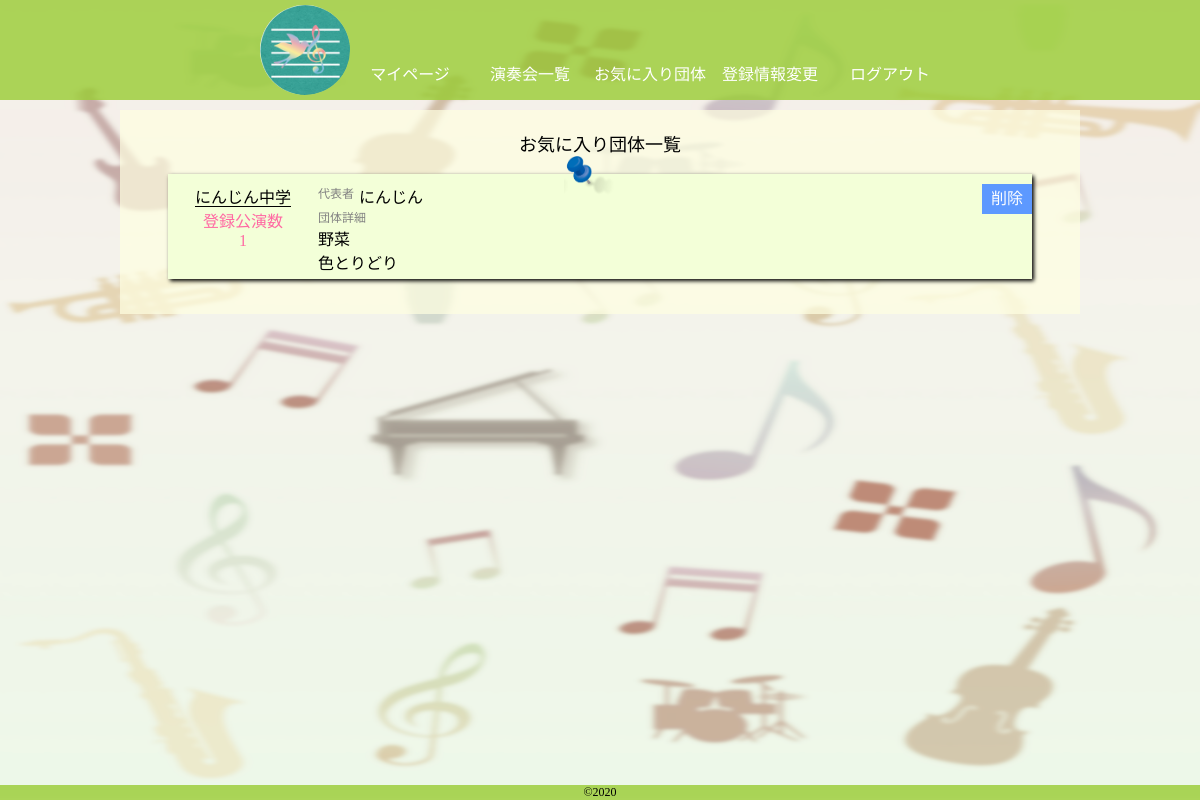
Page /ordinary/favorite_promote.php (signed in) on the committed database.
### tables this page shows
CREATE TABLE `favolite_promots` (
  `id` int(11) NOT NULL,
  `promote_id` int(11) NOT NULL,
  `user_id` int(11) NOT NULL,
  `created_at` timestamp NULL DEFAULT NULL
);

CREATE TABLE `promots` (
  `id` int(11) NOT NULL,
  `name` varchar(11) NOT NULL,
  `kana` varchar(11) NOT NULL,
  `email` varchar(255) NOT NULL,
  `password` varchar(255) NOT NULL,
  `role` int(1) NOT NULL COMMENT '0:一般 1:主催者 2:管理者',
  `group_name` varchar(255) NOT NULL,
  `group_class` varchar(11) NOT NULL,
  `group_detail` varchar(500) NOT NULL,
  `created_at` timestamp NULL DEFAULT NULL,
  `updated_at` datetime NOT NULL DEFAULT '1000-01-01 00:00:00',
  `token` varchar(500) DEFAULT NULL,
  `delete_flg` varchar(11) NOT NULL
);

### config/config.php (called while the page is built)
<?php
$host = 'localhost';
$dbname = 'create_php';
$user = 'root';
$pass = 'root';

### model/DB.php (called while the page is built, shortened)
<?php
class DB{
  private $host;
  private $dbname;
  private $user;
  private $pass;
  public function __construct($host,$dbname,$user,$pass){
    $this->host = $host;
    $this->dbname = $dbname;
    $this->user = $user;
    $this->pass = $pass;
  }
  public function connectDb(){
    $this->connect = new PDO('mysql:dbname='.$this->dbname.';host='.$this->host.';charset=utf8',$this->user,$this->pass);
  }
}

### model/User.php (called while the page is built, shortened)
<?php
require_once "DB.php";
class User extends DB{
  public function findFavolitePromote($id){
    $sql = 'SELECT f.id,p.name, p.group_name,p.group_detail,COUNT(c.promote_id) AS count_id,c.promote_id ';
    $sql .= 'FROM favolite_promots f JOIN promots p ON f.promote_id = p.id ';
    $sql .= 'JOIN users u ON f.user_id = u.id JOIN concerts c ON p.id = c.promote_id ';
    $sql .= 'WHERE u.id = :id AND p.delete_flg = :delete_flg GROUP BY f.id,p.name, p.group_name,p.group_detail';
    $stmt = $this->connect->prepare($sql);
    $params = array(':id' => $id,':delete_flg' => 'FALSE');
    $stmt->execute($params);
    $result = $stmt->fetchAll();
    return $result;
  }
}

### ordinary/favorite_promote.php (the view, shortened to what this page needs)
<?php
require_once "../config/config.php";
require_once "../model/User.php";
if($_SESSION['log']['role'] === '0'){
  $result['User'] = $_SESSION['log'];
}
try{
  $User = new User($host,$dbname,$user,$pass);
  $User->connectDb();
  if($result['User']['role'] === '0'){
    $result = $User->findFavolitePromote($result['User']['id']);
  }
}
catch(PDOException $e){
  echo 'エラー'.$e->getMessage();
}
?>
<!DOCTYPE html>
<html lang="ja">
  <head>
    <link rel="stylesheet" type="text/css" href="../css/base.css">
    <link rel="stylesheet" type="text/css" href="../css/mypage.css">
  </head>
  <body>
    <?php
    require_once "header.php";
    ?>
    <div class="login">
      <div class="wrap">
        <p>お気に入り団体一覧</p>
        <?php foreach ($result as $row):?>
          <img class="pin1" src="../image/image10-3.png" alt="ピン">
          <div id="sukima"></div>
          <div class="list" id="p_favolite">
            <div id="group">
              <p><a href="../html/message.php?promote_id=<?= $row['promote_id'];?>"><?= $row['group_name'];?></a></p>
              <p class="pink">登録公演数</p>
              <p class="pink"><?= $row['count_id'];?></p>
            </div>
            <div id="detail">
              <div class="flex">
                <h3>代表者</h3>
                <p><?= $row['name'];?></p>
              </div>
              <h3>団体詳細</h3>
              <p class="space"><?= $row['group_detail'];?></p>
            </div>
            <div id="botan">
              <div class="delet">
                <p><a href="?del=<?= $row['id'];?>" onClick="if(!confirm('お気に入りから削除しますがよろしいですか？')) return false;">削除</a></p>
              </div>
            </div>
          </div>
        <?php endforeach;?>
      </div>
    </div>
    <?php
    require_once "../html/footer.php";
    ?>
  </body>
</html>

### css/base.css (style rules this page uses)
body, h1, h2, h3, h4, h5, h6, p, address, ul, ol, li, dl, dt, dd, img, form, table, tr, th, td { margin: 0; padding: 0; border: none; font-style: normal; font-weight: normal; font-size: 100%; text-align: left; list-style-type: none; border-collapse: collapse; }
img { border-style: none; display: block; }
a { text-decoration: none; }
body { font-family:'ヒラギノ角ゴ Pro W3','Hiragino Kaku Gothic Pro','メイリオ',Meiryo,'ＭＳ Ｐゴシック',sans-serif; }
* { -webkit-box-sizing: border-box; -moz-box-sizing: border-box; -o-box-sizing: border-box; -ms-box-sizing: border-box; box-sizing: border-box; }
body { font-family: 'ヒラギノ丸ゴ Pro W4'; background-image: url(../image/image8-2-2.png); background-size: 100% 100%; background-repeat: no-repeat; display: flex; flex-flow: column; min-height: 100vh; }
.wrap { width: 60%; margin: 10px auto; padding: 20px 0; background-color: rgba(255,255,225,0.7); }
.list { width: 80%; display: flex; margin: 15px auto; padding-top: 10px; box-shadow: 2px 2px 4px; background-color: #F3FFD8; }
@media screen and (max-width: 1300px) { .wrap { width: 80%; } }
@media screen and (max-width: 1300px) { .list { width: 90%; } }

### css/mypage.css (style rules this page uses)
.wrap > p { text-align: center; font-size: 18px; }
#sukima { height: 3px; }
.pin1 { width: 50px; height: 40px; position: absolute; left: 47%; }
.flex { display: flex; }
#group p { text-align: center; width: 150px; }
#group a { color: #000; border-bottom: 1px solid #000; }
.pink { text-align: center; color: #FF69A3; }
#detail { margin-bottom: 5px; }
#detail h3 { color: gray; margin-right: 5px; font-size: 12px; }
#detail p { margin-right: 5px; }
.space { white-space: pre-wrap; }
.delet { width: 50px; height: 30px; background-color: #5d99ff; margin-left: auto; }
.delet p { width: 50px; line-height: 30px; text-align: center; }
.delet a { color: #fff; }
#botan { margin-left: auto; }

### rows in the picture
favolite_promots: promots.group_name "にんじん中学", count_id "1", promots.name "にんじん", promots.group_detail "野菜 色とりどり"
